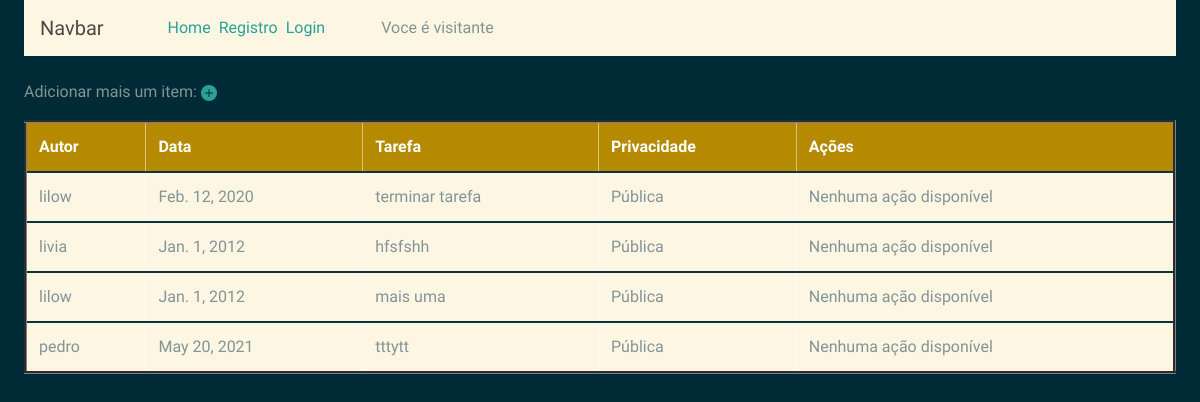
Page /todo/ on the earlier database version.
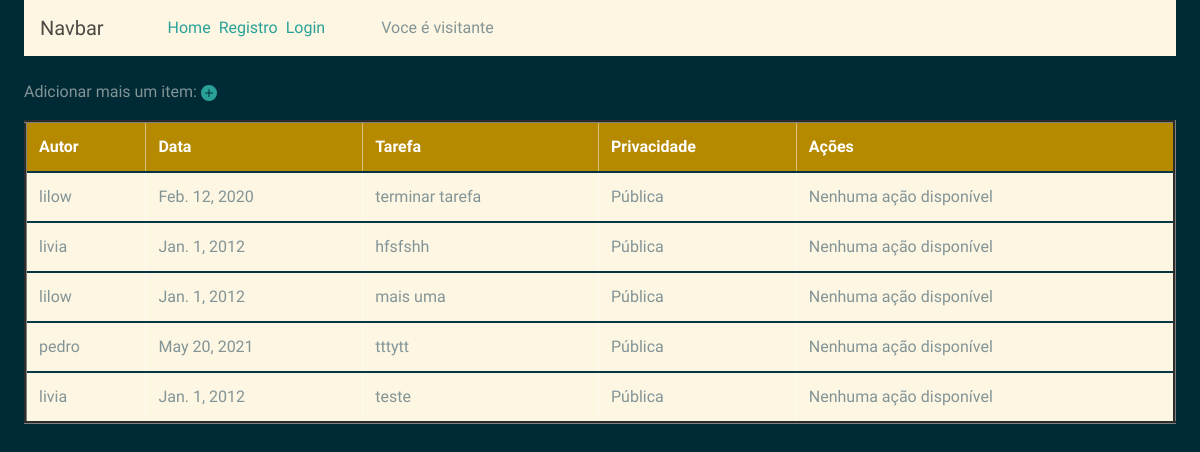
Same page on the later database version.
### todoList/models.py (models this page shows)
class Tarefa(models.Model):
    autor = models.ForeignKey(User,null=True, on_delete=models.SET_NULL)
    texto = models.CharField(max_length=200)
    prazo = models.DateField(help_text="digite a data da entrega")
    privada = models.BooleanField(default=False)

### todoList/views.py (the view)
# urls.py: path('',      views.TodoListView.as_view(), name="home-todo"),
class TodoListView(View):
    def get(self,request,*args, **kwargs):
        todos = Tarefa.objects.filter(privada=False)
        context = {'todos': todos, 'minhasTarefas': False }
        return render(request, 'todoList/listaTodo.html', context)

### todoList/templates/todoList/listaTodo.html (shortened to what this page needs)
{% extends 'registro/base.html' %}
{% load static %}
{% block content %}
<div class="mb-3">
  <span>Adicionar mais um item:</span>
  <a href="{% url 'todoList:cria-todo' %}">
    <svg width="1em" height="1em" viewBox="0 0 16 16" class="bi bi-plus-circle-fill" fill="currentColor" xmlns="http://www.w3.org/2000/svg">
      <path fill-rule="evenodd" d="M16 8A8 8 0 1 1 0 8a8 8 0 0 1 16 0zM8.5 4.5a.5.5 0 0 0-1 0v3h-3a.5.5 0 0 0 0 1h3v3a.5.5 0 0 0 1 0v-3h3a.5.5 0 0 0 0-1h-3v-3z"/>
    </svg>
  </a>
</div>
<table id="tabela" class="table table-hover" border="3">
  <thead>
    <tr class="table-primary">
      <th scope="col">Autor</th>
      <th scope="col">Data</th>
      <th scope='col'>Tarefa</th>
      <th scope='col'>Privacidade</th>
      <th scope='col'>Ações</th>
    </tr>
  </thead>
  {% for todo in todos %}
  <tbody>
    <tr class="table-light">
      <td>{{todo.autor}} </td>
      <td>{{todo.prazo}}</td>
      <td>{{todo.texto}}</td>
      {% if todo.privada %}
      <td>Privada</td>
      {% else %}
      <td> Pública </td>
      {% endif %}
      {% if minhasTarefas %}
      <td>
        <a href="{% url 'todoList:atualiza-todo' pk=todo.id %}" class="btn btn-primary">
          <svg width="1em" height="1em" viewBox="0 0 16 16" class="bi bi-pencil-square" fill="currentColor" xmlns="http://www.w3.org/2000/svg">
            <path d="M15.502 1.94a.5.5 0 0 1 0 .706L14.459 3.69l-2-2L13.502.646a.5.5 0 0 1 .707 0l1.293 1.293zm-1.75 2.456l-2-2L4.939 9.21a.5.5 0 0 0-.121.196l-.805 2.414a.25.25 0 0 0 .316.316l2.414-.805a.5.5 0 0 0 .196-.12l6.813-6.814z"/>
            <path fill-rule="evenodd" d="M1 13.5A1.5 1.5 0 0 0 2.5 15h11a1.5 1.5 0 0 0 1.5-1.5v-6a.5.5 0 0 0-1 0v6a.5.5 0 0 1-.5.5h-11a.5.5 0 0 1-.5-.5v-11a.5.5 0 0 1 .5-.5H9a.5.5 0 0 0 0-1H2.5A1.5 1.5 0 0 0 1 2.5v11z"/>
          </svg>
        </a>
        <a href="{% url 'todoList:apaga-todo' pk=todo.id %}" class="btn btn-danger">
          <svg width="1em" height="1em" viewBox="0 0 16 16" class="bi bi-trash-fill" fill="currentColor" xmlns="http://www.w3.org/2000/svg">
            <path fill-rule="evenodd" d="M2.5 1a1 1 0 0 0-1 1v1a1 1 0 0 0 1 1H3v9a2 2 0 0 0 2 2h6a2 2 0 0 0 2-2V4h.5a1 1 0 0 0 1-1V2a1 1 0 0 0-1-1H10a1 1 0 0 0-1-1H7a1 1 0 0 0-1 1H2.5zm3 4a.5.5 0 0 1 .5.5v7a.5.5 0 0 1-1 0v-7a.5.5 0 0 1 .5-.5zM8 5a.5.5 0 0 1 .5.5v7a.5.5 0 0 1-1 0v-7A.5.5 0 0 1 8 5zm3 .5a.5.5 0 0 0-1 0v7a.5.5 0 0 0 1 0v-7z"/>
          </svg>
        </a>
      </td>
      {% else %}
      <td>Nenhuma ação disponível</td>
      {% endif %}
    </tr>
  </tbody>
  {% endfor %}
</table>
{%endblock%}

Differences in the rows shown:
added Tarefa: autor "livia", prazo "Jan. 1, 2012", texto "teste", privada "Pública"
